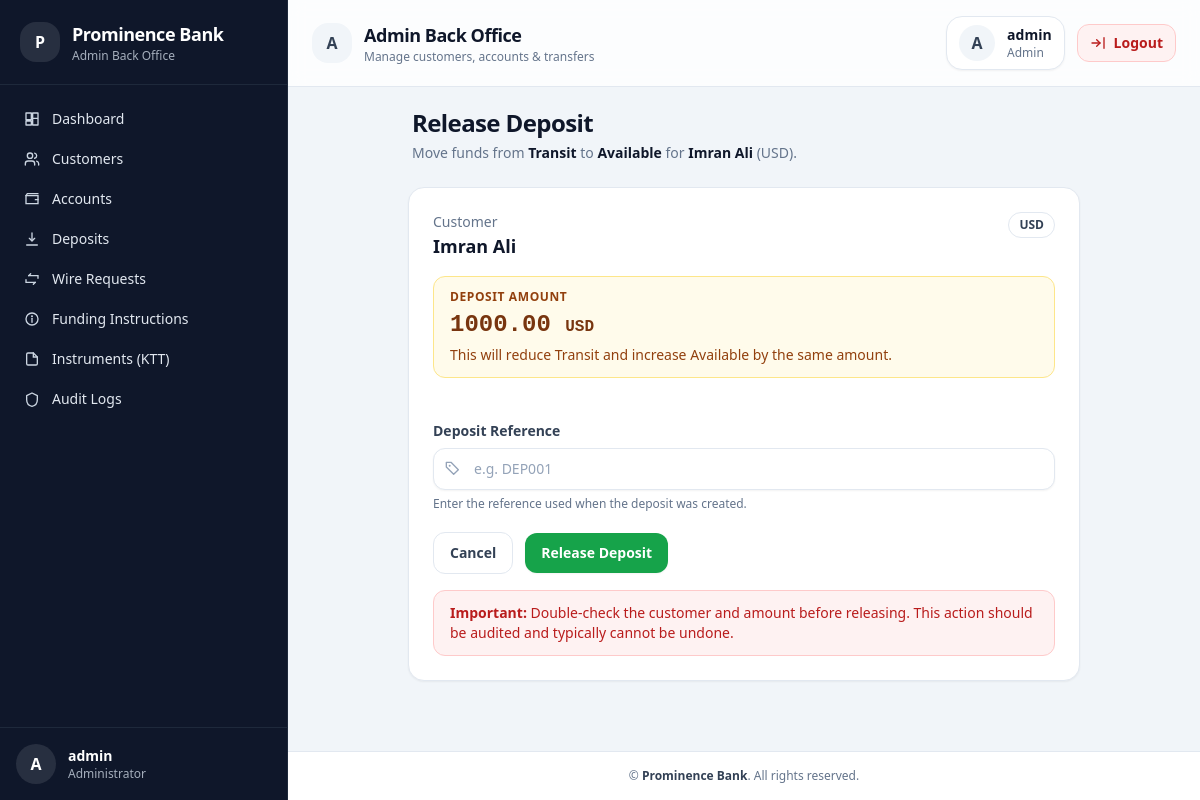
The page /backoffice/accounts/6/deposit/release/ (signed in) on the database its author committed.
### ledger/models.py (models this page shows, shortened)
class Account(models.Model):
    CURRENCY_CHOICES = [
        ('USD', 'USD'),
        ('EUR', 'EUR'),
        ('GBP', 'GBP'),
    ]
    customer = models.ForeignKey(
        User,
        on_delete = models.CASCADE,
        related_name = 'accounts'
    )
    currency = models.CharField(
        max_length = 3,
        choices=CURRENCY_CHOICES
        )
    available_balance = models.DecimalField(
        max_digits = 18,
        decimal_places =2,
        default=Decimal("0.00")
    )
    transit_balance = models.DecimalField(
        max_digits=18,
        decimal_places=2,
        default = Decimal("0.00")
    )
    held_balance = models.DecimalField(
        max_digits=18,
        decimal_places=2,
        default = Decimal("0.00")
    )
    created_at = models.DateTimeField(auto_now_add=True)

class LedgerEntry(models.Model):
    ENTRY_TYPES = [
        ("deposit_pending", "Deposit (Pending)"),
        ("deposit_settled", "Deposit (Settled)"),
        ("transfer", "Transfer"),
        ("fee", "Fee"),
        ("adjustment", "Adjustment"),
    ]
    account = models.ForeignKey(
        Account,
        on_delete = models.CASCADE,
        related_name = 'ledger_entries'
    )
    amount = models.DecimalField(
        max_digits=18,
        decimal_places=2
    )
    entry_type = models.CharField(
        max_length=20,
        choices=ENTRY_TYPES
    )
    reference = models.CharField(
        max_length = 255,
        blank= True,
        null = True
    )
    created_at = models.DateTimeField(auto_now_add = True)
    class Meta:
        ordering = ['-created_at']

### admin_panel/views.py (the view, shortened to what this page needs)
@staff_member_required
def deposit_release(request, account_id):
    account = get_object_or_404(Account, id = account_id)
    ledger = LedgerEntry.objects.filter(account=account).first()
    amount = Decimal(ledger.amount)
    return render(request, "admin/deposits/release.html",{
        "account":account,
        "amount":amount
    })

### templates/admin/deposits/release.html (shortened to what this page needs)
{% extends "admin/base_admin.html" %}
{% block content %}
<div class="mx-auto w-full max-w-2xl space-y-6">
  <div class="px-1">
    <h1 class="text-xl sm:text-2xl font-semibold tracking-tight text-slate-900">
      Release Deposit
    </h1>
    <p class="mt-1 text-sm text-slate-500">
      Move funds from <span class="font-semibold text-slate-900">Transit</span> to
      <span class="font-semibold text-slate-900">Available</span> for
      <span class="font-semibold text-slate-900">{{ account.customer.username }}</span>
      ({{ account.currency }}).
    </p>
  </div>
  <div class="rounded-2xl border border-slate-200 bg-white p-4 sm:p-6 shadow-sm space-y-4">
    <div class="flex flex-col sm:flex-row sm:items-start sm:justify-between gap-3">
      <div class="min-w-0">
        <div class="text-sm text-slate-500">Customer</div>
        <div class="text-lg font-semibold text-slate-900 truncate">
          {{ account.customer.username }}
        </div>
      </div>
      <span class="inline-flex w-fit items-center rounded-full border border-slate-200 bg-white px-2.5 py-1 text-xs font-semibold text-slate-700">
        {{ account.currency }}
      </span>
    </div>
    <div class="rounded-xl border border-amber-200 bg-amber-50 px-4 py-3">
      <div class="text-xs font-semibold uppercase tracking-wider text-amber-800">Deposit amount</div>
      <div class="mt-1 text-2xl font-semibold text-amber-900 font-mono tabular-nums break-words">
        {{ amount }} <span class="text-base font-semibold">{{ account.currency }}</span>
      </div>
      <p class="mt-1 text-sm text-amber-800">
        This will reduce Transit and increase Available by the same amount.
      </p>
    </div>
    <form method="post" class="space-y-4 pt-2">
      <div class="space-y-1.5">
        <label for="reference" class="text-sm font-semibold text-slate-700">Deposit Reference</label>
        <div class="relative">
          <span class="pointer-events-none absolute inset-y-0 left-3 flex items-center text-slate-400">
          </span>
          <input
            id="reference"
            name="reference"
            placeholder="e.g. DEP001"
            required
            class="w-full rounded-xl border border-slate-200 bg-white py-2.5 pl-10 pr-3 text-sm text-slate-900 shadow-sm outline-none placeholder:text-slate-400 focus:border-slate-300 focus:ring-4 focus:ring-slate-100"
          />
        </div>
        <p class="text-xs text-slate-500">Enter the reference used when the deposit was created.</p>
      </div>
      <div class="flex flex-col-reverse gap-3 pt-1 sm:flex-row sm:items-center">
        <a href="{% url 'admin_account_list' %}"
           class="inline-flex w-full sm:w-auto items-center justify-center rounded-xl border border-slate-200 bg-white px-4 py-2.5 text-sm font-semibold text-slate-700 hover:bg-slate-50 focus:outline-none focus:ring-4 focus:ring-slate-100">
          Cancel
        </a>
        <button
          type="submit"
          class="inline-flex w-full sm:w-auto items-center justify-center rounded-xl bg-green-600 px-4 py-2.5 text-sm font-semibold text-white shadow-sm hover:bg-green-700 focus:outline-none focus:ring-4 focus:ring-green-100"
        >
          Release Deposit
        </button>
      </div>
      <div class="rounded-xl border border-red-200 bg-red-50 px-4 py-3 text-sm text-red-700">
        <span class="font-semibold">Important:</span> Double-check the customer and amount before releasing.
        This action should be audited and typically cannot be undone.
      </div>
    </form>
  </div>
</div>
{% endblock %}

### templates/admin/partials/sidebar.html (shortened to what this page needs)
<div class="h-full w-72 bg-slate-900 text-white flex flex-col border-r border-slate-800">
  <div class="px-5 py-5 border-b border-slate-800 flex items-start justify-between gap-3">
    <div class="flex items-center gap-3 min-w-0">
      <div class="h-10 w-10 rounded-2xl bg-white/10 flex items-center justify-center font-bold shrink-0">
        P
      </div>
      <div class="leading-tight min-w-0">
        <div class="text-lg font-semibold tracking-tight truncate">Prominence Bank</div>
        <div class="text-xs text-slate-300/80 truncate">Admin Back Office</div>
      </div>
    </div>
  </div>
  <nav class="flex-1 px-3 py-4 text-sm overflow-y-auto">
    <div class="space-y-1">
      <a href="{% url 'admin_dashboard' %}"
         class="group flex items-center gap-3 rounded-xl px-3 py-2 text-slate-200 hover:bg-white/10 hover:text-white transition">
        <svg class="h-4 w-4 text-slate-300 group-hover:text-white" viewBox="0 0 24 24" fill="none" aria-hidden="true">
          <path d="M3 13h8V3H3v10Zm10 8h8V11h-8v10ZM3 21h8v-6H3v6Zm10-10h8V3h-8v8Z"
                stroke="currentColor" stroke-width="2" stroke-linejoin="round"/>
        </svg>
        <span class="font-medium">Dashboard</span>
      </a>
      <a href="{% url 'admin_customer_list' %}"
         class="group flex items-center gap-3 rounded-xl px-3 py-2 text-slate-200 hover:bg-white/10 hover:text-white transition">
        <span class="font-medium">Customers</span>
      </a>
      <a href="{% url 'admin_account_list' %}"
         class="group flex items-center gap-3 rounded-xl px-3 py-2 text-slate-200 hover:bg-white/10 hover:text-white transition">
        <span class="font-medium">Accounts</span>
      </a>
      <a href="{% url 'admin_deposit_create' %}"
         class="group flex items-center gap-3 rounded-xl px-3 py-2 text-slate-200 hover:bg-white/10 hover:text-white transition">
        <span class="font-medium">Deposits</span>
      </a>
      <a href="{% url 'transfers:admin_wire_requests' %}"
         class="group flex items-center gap-3 rounded-xl px-3 py-2 text-slate-200 hover:bg-white/10 hover:text-white transition">
        <span class="font-medium">Wire Requests</span>
      </a>
      <a href="{% url 'admin_funding_instruction' %}"
         class="group flex items-center gap-3 rounded-xl px-3 py-2 text-slate-200 hover:bg-white/10 hover:text-white transition">
        <span class="font-medium">Funding Instructions</span>
      </a>
      <a href="{% url 'instruments:admin_ktt_create' %}"
         class="group flex items-center gap-3 rounded-xl px-3 py-2 text-slate-200 hover:bg-white/10 hover:text-white transition">
        <svg class="h-4 w-4 text-slate-300 group-hover:text-white" viewBox="0 0 24 24" fill="none" aria-hidden="true">
          <path d="M14 3H6a2 2 0 0 0-2 2v14a2 2 0 0 0 2 2h12a2 2 0 0 0 2-2V9l-6-6Z" stroke="currentColor" stroke-width="2"/>
          <path d="M14 3v6h6" stroke="currentColor" stroke-width="2" stroke-linecap="round"/>
        </svg>
        <span class="font-medium">Instruments (KTT)</span>
      </a>
      <a href="{% url 'audit:audit_list' %}"
         class="group flex items-center gap-3 rounded-xl px-3 py-2 text-slate-200 hover:bg-white/10 hover:text-white transition">
        <svg class="h-4 w-4 text-slate-300 group-hover:text-white" viewBox="0 0 24 24" fill="none" aria-hidden="true">
          <path d="M12 3l8 4v6c0 5-3.5 9-8 10-4.5-1-8-5-8-10V7l8-4Z"
                stroke="currentColor" stroke-width="2" stroke-linecap="round" stroke-linejoin="round"/>
        </svg>
        <span class="font-medium">Audit Logs</span>
      </a>
    </div>
  </nav>
  <div class="border-t border-slate-800 p-4">
    <div class="flex items-center gap-3">
      <div class="flex h-10 w-10 items-center justify-center rounded-full bg-white/10 font-semibold">
        {{ request.user.username|slice:":1"|upper }}
      </div>
      <div class="min-w-0">
        <div class="truncate text-sm font-semibold text-white">{{ request.user.username }}</div>
        <div class="text-xs text-slate-300/80">Administrator</div>
      </div>
    </div>
  </div>
</div>

### templates/admin/partials/navbar.html (shortened to what this page needs)
<header class="sticky top-0 z-40 border-b border-slate-200 bg-white/80 backdrop-blur">
  <div class="mx-auto flex max-w-7xl items-center justify-between px-4 py-3 sm:px-6 sm:py-4">
    <div class="flex min-w-0 items-center gap-3">
      <div class="flex h-10 w-10 shrink-0 items-center justify-center rounded-2xl bg-slate-100 text-slate-700 font-semibold">
        A
      </div>
      <div class="min-w-0">
        <h2 class="text-base sm:text-lg font-semibold tracking-tight text-slate-900 truncate">
          Admin Back Office
        </h2>
        <p class="hidden sm:block text-xs text-slate-500">
          Manage customers, accounts & transfers
        </p>
      </div>
    </div>
    <div class="flex shrink-0 items-center gap-2 sm:gap-3">
      <div class="flex items-center gap-3 rounded-2xl border border-slate-200 bg-white px-2 py-2 sm:px-3 shadow-sm">
        <div class="flex h-9 w-9 items-center justify-center rounded-full bg-slate-100 text-slate-700 font-semibold">
          {{ request.user.username|slice:":1"|upper }}
        </div>
        <div class="hidden sm:block leading-tight">
          <div class="text-sm font-semibold text-slate-900">
            {{ request.user.username }}
          </div>
          <div class="text-xs text-slate-500">Admin</div>
        </div>
      </div>
      <a href="{% url 'logout' %}"
         class="inline-flex items-center justify-center gap-2 rounded-xl border border-red-200 bg-red-50 px-3 py-2 text-sm font-semibold text-red-700 hover:bg-red-100 focus:outline-none focus:ring-4 focus:ring-red-100"
         aria-label="Logout">
        <span class="hidden sm:inline">Logout</span>
      </a>
    </div>
  </div>
</header>

### rows shown on the page
Account: customer.username "Imran Ali", currency "USD"
LedgerEntry: amount "1000.00"

### other values the page prints
{{ request.user.username|slice:":1"|upper }} "A"
{{ request.user.username }} "admin"
